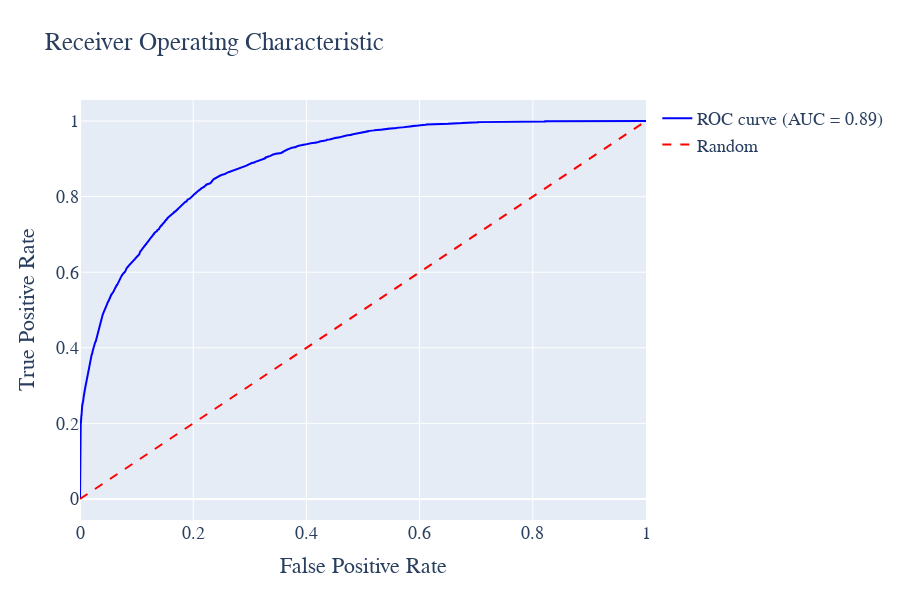

The notebook cell this image was saved under:
### Code cell
# %%
import plotly.graph_objects as go
from sklearn.metrics import roc_curve, auc

# 计算ROC曲线
roc_auc = auc(fpr, tpr)

# 计算ROC曲线
roc_auc = auc(fpr, tpr)

# 创建布局
layout = go.Layout(
    title='Receiver Operating Characteristic',
    xaxis=dict(title='False Positive Rate'),
    yaxis=dict(title='True Positive Rate'),
    hovermode='closest',
    width=900, height=600,
    font=dict(family='Times New Roman', size=18)
)

# 创建ROC曲线图形
roc_trace = go.Scatter(
    x=fpr,
    y=tpr,
    mode='lines',
    line=dict(color='blue', width=2),
    name='ROC curve (AUC = %0.2f)' % roc_auc
)

# 创建对角线图形
diagonal_trace = go.Scatter(
    x=[0, 1],
    y=[0, 1],
    mode='lines',
    line=dict(color='red', width=2, dash='dash'),
    name='Random'
)

# 创建图表数据
data = [roc_trace, diagonal_trace]

# 创建图表
fig = go.Figure(data=data, layout=layout)

fig.write_html('Image/4_6_5_4.html')
# 显示图表
fig.show()

### Figure 1 — Plotly figure (JSON) as saved in the notebook; plotly's stock layout.template omitted (floating-point values rounded to 4 significant figures; data arrays with more than 128 entries replaced by an {"elided": "..."} marker saying what was removed)
{"data": [{"line": {"color": "blue", "width": 2}, "mode": "lines", "name": "ROC curve (AUC = 0.89)", "type": "scatter", "x": {"elided": "4349 float values"}, "y": {"elided": "4349 float values"}}, {"line": {"color": "red", "dash": "dash", "width": 2}, "mode": "lines", "name": "Random", "type": "scatter", "x": [0, 1], "y": [0, 1]}], "layout": {"font": {"family": "Times New Roman", "size": 18}, "height": 600, "hovermode": "closest", "title": {"text": "Receiver Operating Characteristic"}, "width": 900, "xaxis": {"title": {"text": "False Positive Rate"}}, "yaxis": {"title": {"text": "True Positive Rate"}}}}
